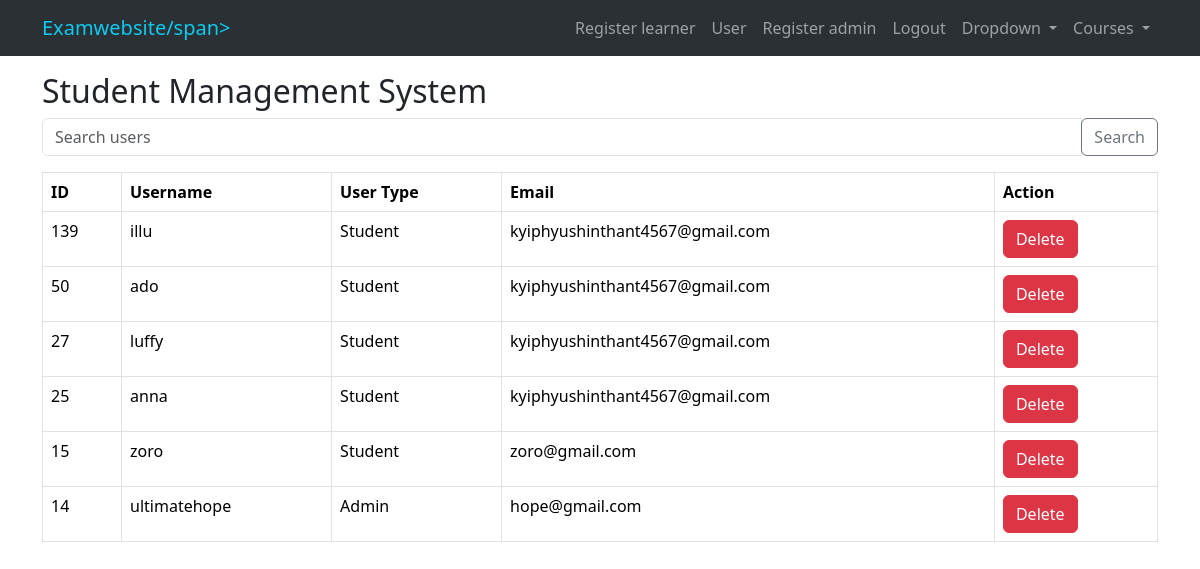
The page /alluser/ (signed in) on the database as committed earlier.
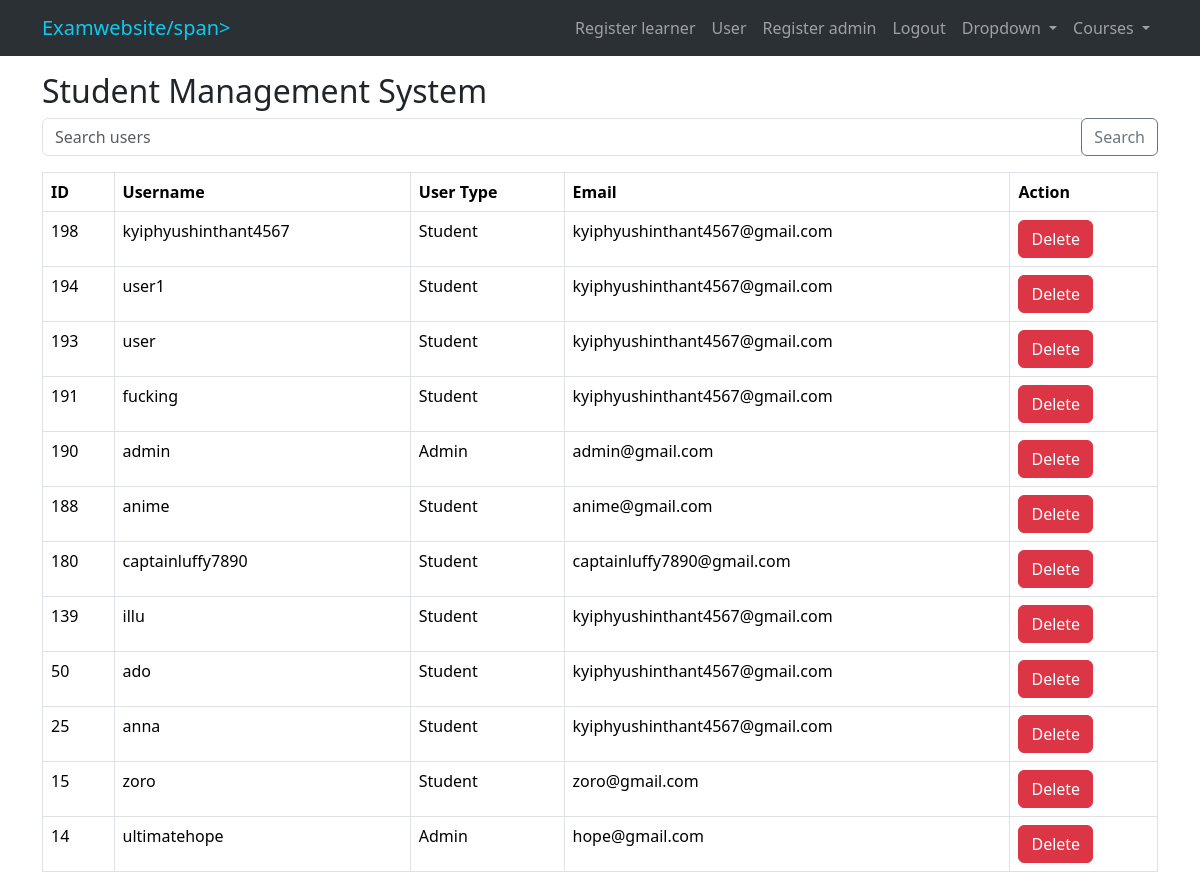
The same page on the database as committed later.
### user/models.py (models this page shows)
class Usercutsom(AbstractUser):
    is_learner = models.BooleanField(default=False)
    is_lectuer = models.BooleanField(default=False)
    email_verified = models.BooleanField(default=False)
    otp_secret = models.CharField(max_length=16, blank=True, null=True)
    otp_created_at = models.DateTimeField(blank=True, null=True)
    is_logged_in = models.BooleanField(default=False)
    token = models.CharField(max_length=100, null=True)
    created_token=models.DateTimeField(auto_now_add=True)

### user/views.py (the view)
# urls.py: path('alluser/',views.ListUserView.as_view(),name='alluser'),
class ListUserView(LoginRequiredMixin, ListView):
    model = Usercutsom
    template_name = 'dashboard/user_list.html'
    context_object_name = 'users'
    paginated_by = 10
    def get_queryset(self):
        query = self.request.GET.get('q')
        if query:
            return Usercutsom.objects.filter(
                Q(username__icontains=query) | Q(email__icontains=query)
            ).order_by('-id')
        else:
            return Usercutsom.objects.order_by('-id')
    def dispatch(self, request, *args, **kwargs):
        if not is_admin(request.user):
            messages.error(request, "You don't have permission to view this page.")
            return redirect('login')
        return super().dispatch(request, *args, **kwargs)

### user/views.py (called while the page is built)
def is_admin(user):
    result = user.is_authenticated and user.is_lectuer
    print(f'is_admin result for user {user}: {result}')
    return result

### user/templates/dashboard/user_list.html
{% extends "dashboard/index2.html" %}
{% block content %}
  <div class="container mt-5">
    <h2>Student Management System</h2>
    <table class="table table-bordered mt-3">
      <form method="get" action="{% url 'alluser' %}">
        <div class="input-group mb-3">
            <input type="text" class="form-control" placeholder="Search users" name="q" value="{{ request.GET.q }}">
            <div class="input-group-append">
                <button class="btn btn-outline-secondary" type="submit">Search</button>
            </div>
        </div>
    </form>
      <thead>
        <tr>
          <th>ID</th>
          <th>Username</th>
          <th>User Type</th>
          <th>Email</th>
          <th>Action</th>
        </tr>
      </thead>
      <tbody>
        {% if users %}
          {% for user in users %}
            <tr>
              <td>{{ user.id }}</td>
              <td>{{ user.username }}</td>
              <td>
                {% if user.is_lectuer %}
                  <p>Admin</p>
                {% else %}
                  <p>Student</p>
                {% endif %}
              </td>
              <td>{{ user.email }}</td>
              <td>
                <a href="{% url 'delete_user' user.pk  %}">
                  <button type="button" class="btn btn-danger">Delete</button>
              </a>
              </td>
            </tr>
          {% endfor %}
        {% else %}
          <tr>
            <td colspan="5" class="text-center">No users found.</td>
          </tr>
        {% endif %}
      </tbody>
    </table>
  </div>
{% endblock %}

### user/templates/dashboard/index2.html (shortened to what this page needs)
{% load static %}
<html>
    <head>
        <link href="https://cdn.jsdelivr.net/npm/bootstrap@5.3.2/dist/css/bootstrap.min.css" rel="stylesheet">
        <link rel="stylesheet" href="https://cdn.jsdelivr.net/npm/bootstrap-icons@1.11.2/font/bootstrap-icons.min.css">
    </head>
    <body>
        <nav  class="navbar navbar-expand-lg  bg-body-tertiary fixed-top" data-bs-theme="dark">
            <div class="container">
              <a class="navbar-brand" href="#"><span class="link-info">Examwebsite/span></a>
              <div class="collapse navbar-collapse" id="navbarSupportedContent">
                <ul class="navbar-nav ms-auto mb-2 mb-lg-0">
                 {% if user.is_authenticated %}
                 <li class="nav-item">
                    <a class="nav-link" aria-current="page" href="{% url 'addlearner' %}">Register learner</a>
                  </li>
                 <li class="nav-item">
                    <a class="nav-link" href="{% url 'alluser' %}">User</a>
                  </li>
                  <li class="nav-item">
                    <a class="nav-link" href="{% url 'addadmin' %}">Register admin</a>
                  </li>
                  <li class="nav-item">
                    <a class="nav-link" href="{% url 'logout' %}">Logout</a>
                  </li>
                  <li class="nav-item dropdown">
                    <a class="nav-link dropdown-toggle" href="#" role="button" data-bs-toggle="dropdown" aria-expanded="false">
                      Dropdown
                    </a>
                  </li>
                  <li class="nav-item dropdown">
                    <a class="nav-link dropdown-toggle" href="#" role="button" data-bs-toggle="dropdown" aria-expanded="false">
                        Courses
                    </a>
                  </li>
                 {% endif %}
                </ul>
              </div>
            </div>
          </nav>
        {% block content %}{% endblock %}
    </body>
    </html>

Rows that differ between the two databases and show on the page:
removed Usercutsom: id "27", username "luffy", is_lectuer "Student", email "kyiphyushinthant4567@gmail.com"
added Usercutsom: id "198", username "kyiphyushinthant4567", is_lectuer "Student", email "kyiphyushinthant4567@gmail.com"
added Usercutsom: id "194", username "user1", is_lectuer "Student", email "kyiphyushinthant4567@gmail.com"
added Usercutsom: id "193", username "user", is_lectuer "Student", email "kyiphyushinthant4567@gmail.com"
added Usercutsom: id "191", username "fucking", is_lectuer "Student", email "kyiphyushinthant4567@gmail.com"
added Usercutsom: id "190", username "admin", is_lectuer "Admin", email "admin@gmail.com"
added Usercutsom: id "188", username "anime", is_lectuer "Student", email "anime@gmail.com"
added Usercutsom: id "180", username "captainluffy7890", is_lectuer "Student", email "captainluffy7890@gmail.com"
